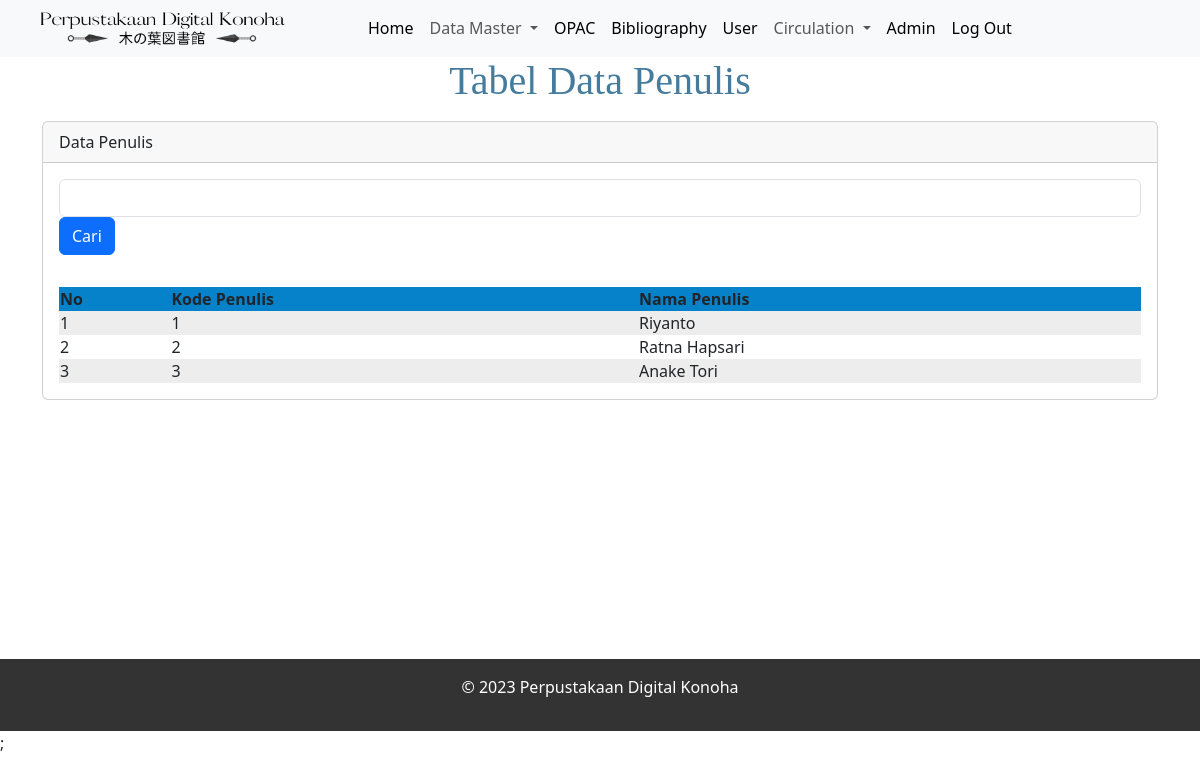
The page /penulis.php on the database its author committed.
### tables this page shows
CREATE TABLE `penulis` (
  `id_penulis` int(11) NOT NULL,
  `nama_penulis` varchar(100) DEFAULT NULL
);

### penulis.php (the view, shortened to what this page needs)
<?php
	include 'header.php';
	include 'koneksi.php';
?>
<center><font face="Britannic Bold" color="#457B9D"><h1 align="center">Tabel Data Penulis</h1></font></center>
<div class="container">
	<div class="row">
		<div class="col-lg-12 mt-2 mb-2" style="min-height: 530px;">
			<div class="card">
			  <div class="card-header">
				Data Penulis
			  </div>
			  <div class="card-body">
				<div class="row">
					<div class="col mb-3">
						<form class="form-inline float-right" method="GET">
							<input type="text" class="form-control" name="keyword">
							<input type="submit" class="btn btn-primary" name="cari" value="Cari">
						</form>
					</div>
				</div>
				<table border="0">
					<thead>
						<tr>
							<th>No</th>
							<th>Kode Penulis</th>
							<th>Nama Penulis</th>
						</tr>
					</thead>
							    <tbody>
									<?php
									$sql = "SELECT * FROM penulis ORDER BY id_penulis";
									$no  = 1;
									foreach ($koneksi->query($sql) as $data) :
									?>
										<tr>
											<td><?php echo $no++; ?></td>
											<td><?php echo $data['id_penulis'] ?></td>
											<td><?php echo $data['nama_penulis'] ?></td>
										</tr>
									<?php
									endforeach;
									?>
								</tbody>
						</table>
					</div>
				</div>
			  </div>
			</div>
		</div>

### header.php (style rules this page uses)
footer { background-color: #333; color: #fff; padding: 1em; text-align: center; }

### penulis.php (style rules this page uses)
tbody > tr:nth-child(2n+1) > td, tbody > tr:nth-child(2n+1) > th { background-color: #ededed; }
table { width: 100%; margin: auto; border-collapse: collapse; box-shadow: darkgrey 3px; }
thead tr { background-color: #0582ca; }

### rows shown on the page
penulis: id_penulis "1", nama_penulis "Riyanto"
penulis: id_penulis "2", nama_penulis "Ratna Hapsari"
penulis: id_penulis "3", nama_penulis "Anake Tori"
